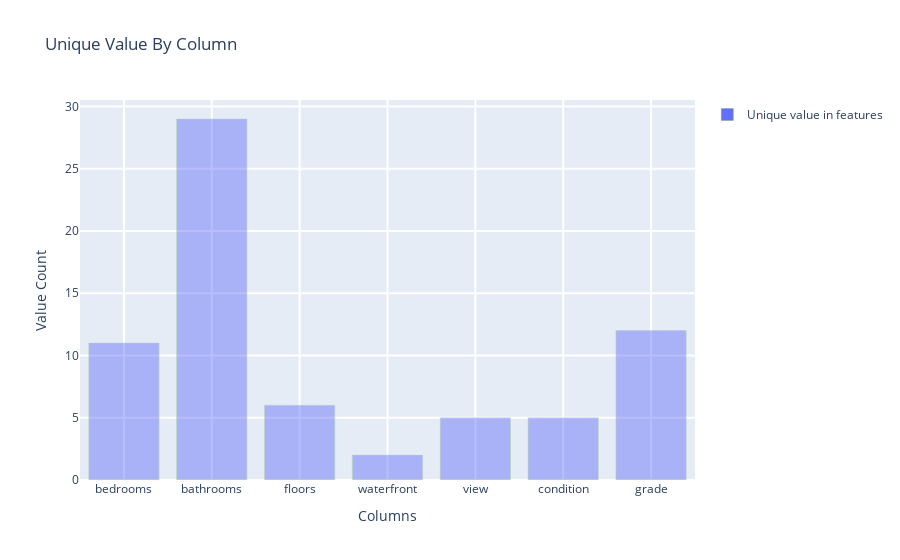

This figure's notebook cell:
### Markdown cell above
## 1.5 유니크한 갯수

### Code cell
### 유니크 갯수 계산
train_unique = []
columns = ['bedrooms','bathrooms','floors','waterfront','view','condition','grade']

for i in columns:
    train_unique.append(len(df_train[i].unique()))
unique_train = pd.DataFrame()
unique_train['Columns'] = columns
unique_train['Unique_value'] = train_unique

data = [
    go.Bar(
        x = unique_train['Columns'],
        y = unique_train['Unique_value'],
        name = 'Unique value in features',
        textfont=dict(size=20),
        marker=dict(
        line=dict(
            color= generate_color(),
            #width= 2,
        ), opacity = 0.45
    )
    ),
    ]
layout= go.Layout(
        title= "Unique Value By Column",
        xaxis= dict(title='Columns', ticklen=5, zeroline=False, gridwidth=2),
        yaxis= dict(title='Value Count', ticklen=5, gridwidth=2),
        showlegend=True
    )
fig = go.Figure(data=data, layout=layout)
py.iplot(fig, filename='skin')

### Figure 1 — Plotly figure (JSON) as saved in the notebook; plotly's stock layout.template omitted (floating-point values rounded to 4 significant figures)
{"data": [{"marker": {"line": {"color": "#83b24f"}, "opacity": 0.45}, "name": "Unique value in features", "textfont": {"size": 20}, "type": "bar", "x": ["bedrooms", "bathrooms", "floors", "waterfront", "view", "condition", "grade"], "y": [11, 29, 6, 2, 5, 5, 12]}], "layout": {"showlegend": true, "title": {"text": "Unique Value By Column"}, "xaxis": {"gridwidth": 2, "ticklen": 5, "title": {"text": "Columns"}, "zeroline": false}, "yaxis": {"gridwidth": 2, "ticklen": 5, "title": {"text": "Value Count"}}}}
